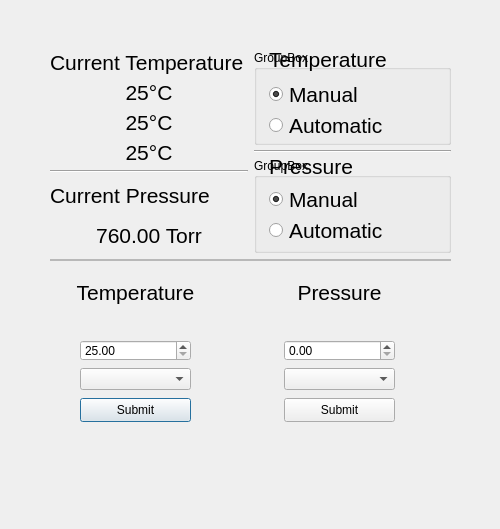
<?xml version="1.0" encoding="UTF-8"?>
<ui version="4.0">
 <class>TechDemoMainWindow</class>
 <widget class="QDialog" name="TechDemoMainWindow">
  <property name="geometry">
   <rect>
    <x>0</x>
    <y>0</y>
    <width>500</width>
    <height>529</height>
   </rect>
  </property>
  <property name="windowTitle">
   <string>Dialog</string>
  </property>
  <property name="styleSheet">
   <string notr="true"/>
  </property>
  <widget class="QWidget" name="verticalLayoutWidget">
   <property name="geometry">
    <rect>
     <x>50</x>
     <y>50</y>
     <width>401</width>
     <height>421</height>
    </rect>
   </property>
   <layout class="QVBoxLayout" name="MainLayout">
    <property name="sizeConstraint">
     <enum>QLayout::SizeConstraint::SetMinAndMaxSize</enum>
    </property>
    <item>
     <layout class="QHBoxLayout" name="TopHalfLayout">
      <property name="topMargin">
       <number>0</number>
      </property>
      <property name="bottomMargin">
       <number>0</number>
      </property>
      <item>
       <layout class="QHBoxLayout" name="horizontalLayout">
        <item>
         <layout class="QVBoxLayout" name="CurrentPressureTempValues">
          <property name="spacing">
           <number>5</number>
          </property>
          <property name="leftMargin">
           <number>0</number>
          </property>
          <item>
           <layout class="QVBoxLayout" name="TempVert">
            <property name="leftMargin">
             <number>0</number>
            </property>
            <item>
             <widget class="QLabel" name="tempTitle">
              <property name="font">
               <font>
                <pointsize>16</pointsize>
                <kerning>true</kerning>
               </font>
              </property>
              <property name="text">
               <string>Current Temperature</string>
              </property>
             </widget>
            </item>
            <item>
             <widget class="QLabel" name="top_thermo">
              <property name="font">
               <font>
                <pointsize>16</pointsize>
                <kerning>true</kerning>
               </font>
              </property>
              <property name="text">
               <string>25°C</string>
              </property>
              <property name="alignment">
               <set>Qt::AlignmentFlag::AlignCenter</set>
              </property>
             </widget>
            </item>
            <item>
             <widget class="QLabel" name="middle_thermo">
              <property name="font">
               <font>
                <pointsize>16</pointsize>
                <kerning>true</kerning>
               </font>
              </property>
              <property name="text">
               <string>25°C</string>
              </property>
              <property name="alignment">
               <set>Qt::AlignmentFlag::AlignCenter</set>
              </property>
             </widget>
            </item>
            <item>
             <widget class="QLabel" name="bottom_thermo">
              <property name="font">
               <font>
                <pointsize>16</pointsize>
                <kerning>true</kerning>
               </font>
              </property>
              <property name="text">
               <string>25°C</string>
              </property>
              <property name="alignment">
               <set>Qt::AlignmentFlag::AlignCenter</set>
              </property>
             </widget>
            </item>
           </layout>
          </item>
          <item>
           <widget class="Line" name="line">
            <property name="orientation">
             <enum>Qt::Orientation::Horizontal</enum>
            </property>
           </widget>
          </item>
          <item>
           <layout class="QVBoxLayout" name="PressureVert">
            <property name="leftMargin">
             <number>0</number>
            </property>
            <item>
             <widget class="QLabel" name="pressureTitle">
              <property name="font">
               <font>
                <pointsize>16</pointsize>
                <kerning>true</kerning>
               </font>
              </property>
              <property name="text">
               <string>Current Pressure</string>
              </property>
             </widget>
            </item>
            <item>
             <widget class="QLabel" name="pressureDisplayLabel">
              <property name="font">
               <font>
                <pointsize>16</pointsize>
                <kerning>true</kerning>
               </font>
              </property>
              <property name="text">
               <string>760.00 Torr</string>
              </property>
              <property name="alignment">
               <set>Qt::AlignmentFlag::AlignCenter</set>
              </property>
             </widget>
            </item>
           </layout>
          </item>
         </layout>
        </item>
        <item>
         <layout class="QVBoxLayout" name="AutoManualToggleVertLayout">
          <property name="spacing">
           <number>5</number>
          </property>
          <item>
           <widget class="QGroupBox" name="tempAutoManualGroup">
            <property name="title">
             <string>GroupBox</string>
            </property>
            <widget class="QWidget" name="layoutWidget">
             <property name="geometry">
              <rect>
               <x>-10</x>
               <y>-10</y>
               <width>192</width>
               <height>101</height>
              </rect>
             </property>
             <layout class="QVBoxLayout" name="AutoManualToggleTempVertLayout">
              <property name="spacing">
               <number>0</number>
              </property>
              <property name="leftMargin">
               <number>25</number>
              </property>
              <item>
               <widget class="QLabel" name="tempAutoManualLabel">
                <property name="font">
                 <font>
                  <pointsize>16</pointsize>
                 </font>
                </property>
                <property name="text">
                 <string>Temperature</string>
                </property>
               </widget>
              </item>
              <item>
               <widget class="QRadioButton" name="tempManualButton">
                <property name="font">
                 <font>
                  <pointsize>16</pointsize>
                 </font>
                </property>
                <property name="text">
                 <string>Manual</string>
                </property>
                <property name="checked">
                 <bool>true</bool>
                </property>
               </widget>
              </item>
              <item>
               <widget class="QRadioButton" name="tempAutoButton">
                <property name="font">
                 <font>
                  <pointsize>16</pointsize>
                 </font>
                </property>
                <property name="text">
                 <string>Automatic</string>
                </property>
               </widget>
              </item>
             </layout>
            </widget>
           </widget>
          </item>
          <item>
           <widget class="Line" name="line_2">
            <property name="orientation">
             <enum>Qt::Orientation::Horizontal</enum>
            </property>
           </widget>
          </item>
          <item>
           <widget class="QGroupBox" name="pressureAutoManualGroup">
            <property name="title">
             <string>GroupBox</string>
            </property>
            <widget class="QWidget" name="layoutWidget">
             <property name="geometry">
              <rect>
               <x>-10</x>
               <y>-10</y>
               <width>192</width>
               <height>98</height>
              </rect>
             </property>
             <layout class="QVBoxLayout" name="AutoManualTogglePressureVertLayout">
              <property name="spacing">
               <number>0</number>
              </property>
              <property name="leftMargin">
               <number>25</number>
              </property>
              <item>
               <widget class="QLabel" name="pressureAutoManualLabel">
                <property name="font">
                 <font>
                  <pointsize>16</pointsize>
                 </font>
                </property>
                <property name="text">
                 <string>Pressure</string>
                </property>
                <property name="margin">
                 <number>0</number>
                </property>
               </widget>
              </item>
              <item>
               <widget class="QRadioButton" name="pressureManualButton">
                <property name="font">
                 <font>
                  <pointsize>16</pointsize>
                 </font>
                </property>
                <property name="text">
                 <string>Manual</string>
                </property>
                <property name="shortcut">
                 <string>Ctrl+S</string>
                </property>
                <property name="checked">
                 <bool>true</bool>
                </property>
               </widget>
              </item>
              <item>
               <widget class="QRadioButton" name="pressureAutoButton">
                <property name="font">
                 <font>
                  <pointsize>16</pointsize>
                 </font>
                </property>
                <property name="text">
                 <string>Automatic</string>
                </property>
               </widget>
              </item>
             </layout>
            </widget>
           </widget>
          </item>
         </layout>
        </item>
       </layout>
      </item>
     </layout>
    </item>
    <item>
     <widget class="Line" name="HorizLine">
      <property name="lineWidth">
       <number>0</number>
      </property>
      <property name="midLineWidth">
       <number>2</number>
      </property>
      <property name="orientation">
       <enum>Qt::Orientation::Horizontal</enum>
      </property>
     </widget>
    </item>
    <item>
     <layout class="QHBoxLayout" name="BottomHalfLayout">
      <item>
       <layout class="QHBoxLayout" name="TempPressureLayout">
        <item>
         <widget class="QGroupBox" name="TempLayoutBox">
          <property name="enabled">
           <bool>true</bool>
          </property>
          <property name="font">
           <font>
            <kerning>false</kerning>
            <hintingpreference>PreferDefaultHinting</hintingpreference>
           </font>
          </property>
          <property name="styleSheet">
           <string notr="true">QGroupBox#TempLayoutBox {border:0;}</string>
          </property>
          <property name="title">
           <string/>
          </property>
          <property name="flat">
           <bool>false</bool>
          </property>
          <widget class="QLabel" name="tempTextLabel">
           <property name="geometry">
            <rect>
             <x>0</x>
             <y>9</y>
             <width>171</width>
             <height>31</height>
            </rect>
           </property>
           <property name="font">
            <font>
             <pointsize>16</pointsize>
             <kerning>true</kerning>
             <hintingpreference>PreferDefaultHinting</hintingpreference>
            </font>
           </property>
           <property name="text">
            <string>Temperature</string>
           </property>
           <property name="alignment">
            <set>Qt::AlignmentFlag::AlignCenter</set>
           </property>
          </widget>
          <widget class="QComboBox" name="tempUnitSelector">
           <property name="geometry">
            <rect>
             <x>30</x>
             <y>100</y>
             <width>111</width>
             <height>22</height>
            </rect>
           </property>
           <property name="currentText">
            <string/>
           </property>
           <property name="currentIndex">
            <number>-1</number>
           </property>
          </widget>
          <widget class="QDoubleSpinBox" name="tempValueSelector">
           <property name="geometry">
            <rect>
             <x>30</x>
             <y>72</y>
             <width>111</width>
             <height>21</height>
            </rect>
           </property>
           <property name="prefix">
            <string/>
           </property>
           <property name="minimum">
            <double>25.000000000000000</double>
           </property>
           <property name="maximum">
            <double>1000.000000000000000</double>
           </property>
          </widget>
          <widget class="QPushButton" name="tempSubmitButton">
           <property name="geometry">
            <rect>
             <x>30</x>
             <y>130</y>
             <width>111</width>
             <height>24</height>
            </rect>
           </property>
           <property name="text">
            <string>Submit</string>
           </property>
          </widget>
         </widget>
        </item>
        <item>
         <widget class="QGroupBox" name="PressureLayoutBox">
          <property name="styleSheet">
           <string notr="true">QGroupBox#PressureLayoutBox {border:0;}</string>
          </property>
          <property name="title">
           <string/>
          </property>
          <widget class="QLabel" name="pressureTextLabel">
           <property name="geometry">
            <rect>
             <x>0</x>
             <y>9</y>
             <width>171</width>
             <height>31</height>
            </rect>
           </property>
           <property name="font">
            <font>
             <pointsize>16</pointsize>
            </font>
           </property>
           <property name="text">
            <string>Pressure</string>
           </property>
           <property name="alignment">
            <set>Qt::AlignmentFlag::AlignCenter</set>
           </property>
          </widget>
          <widget class="QComboBox" name="pressureUnitSelector">
           <property name="geometry">
            <rect>
             <x>30</x>
             <y>100</y>
             <width>111</width>
             <height>22</height>
            </rect>
           </property>
           <property name="currentText">
            <string/>
           </property>
           <property name="currentIndex">
            <number>-1</number>
           </property>
          </widget>
          <widget class="QDoubleSpinBox" name="pressureValueSelector">
           <property name="geometry">
            <rect>
             <x>30</x>
             <y>72</y>
             <width>111</width>
             <height>21</height>
            </rect>
           </property>
           <property name="prefix">
            <string/>
           </property>
           <property name="minimum">
            <double>0.000000000000000</double>
           </property>
           <property name="maximum">
            <double>1000.000000000000000</double>
           </property>
          </widget>
          <widget class="QPushButton" name="pressureSubmitButton">
           <property name="geometry">
            <rect>
             <x>30</x>
             <y>130</y>
             <width>111</width>
             <height>24</height>
            </rect>
           </property>
           <property name="text">
            <string>Submit</string>
           </property>
          </widget>
         </widget>
        </item>
       </layout>
      </item>
     </layout>
    </item>
   </layout>
  </widget>
 </widget>
 <resources/>
 <connections/>
</ui>
